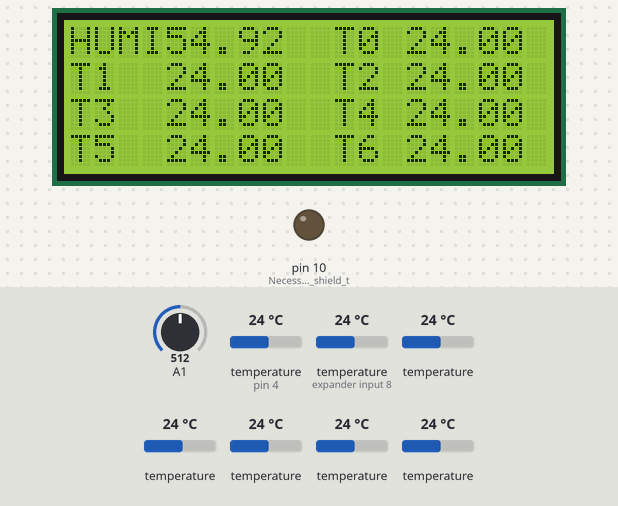
Simulated run of this sketch. Board: Arduino Uno, built with avr-gcc and run on an emulated ATmega328P. On the bench: 20×4 character LCD, output pins drawn as LEDs (lit = HIGH). Inputs (shaded band) come from the test bench; at power-on: temperature (sensors on pin 4, expander input 8) 24 °C, temperature 24 °C, A1 = 512. The local clock reads 2024-03-15 10:24:30 at power-on unless the sketch sets it; storage starts empty; what the sketch prints to the serial monitor is not drawn.

Above: at 1.6 s.
1.7 s: temperature (sensor on pin 4) set to 12 °C
At 3.1 s:
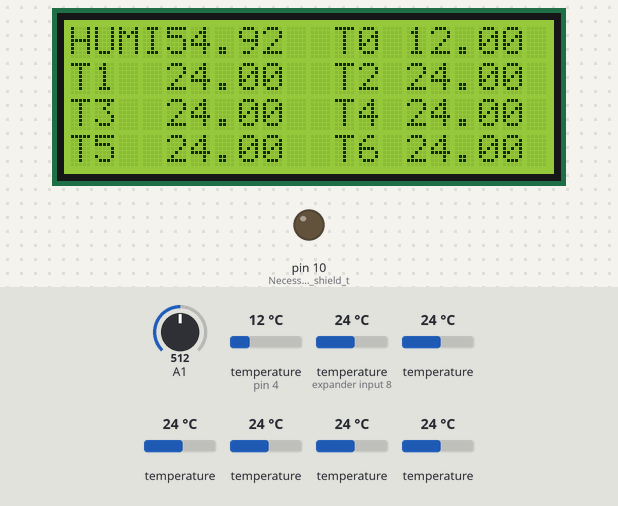
3.5 s: temperature (sensor on expander input 8) set to 19 °C
At 3.9 s:
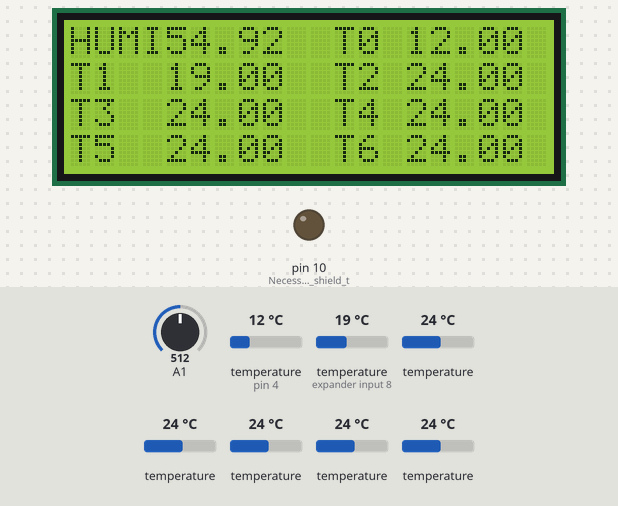
5.0 s: temperature (sensor 204) set to 28 °C
At 6.6 s:
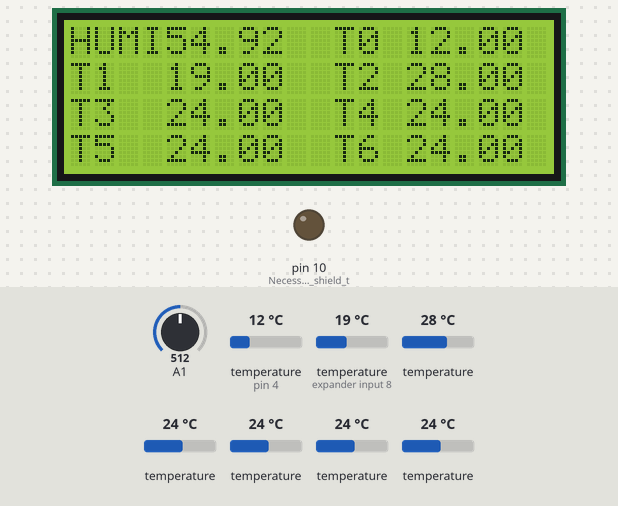
6.9 s: temperature (sensor 304) set to 33 °C
At 7.8 s:
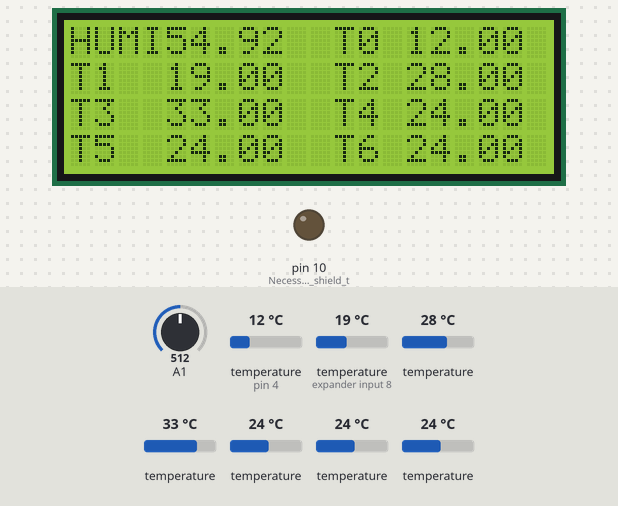
8.4 s: temperature (sensor 404) set to 41 °C
At 9.3 s:
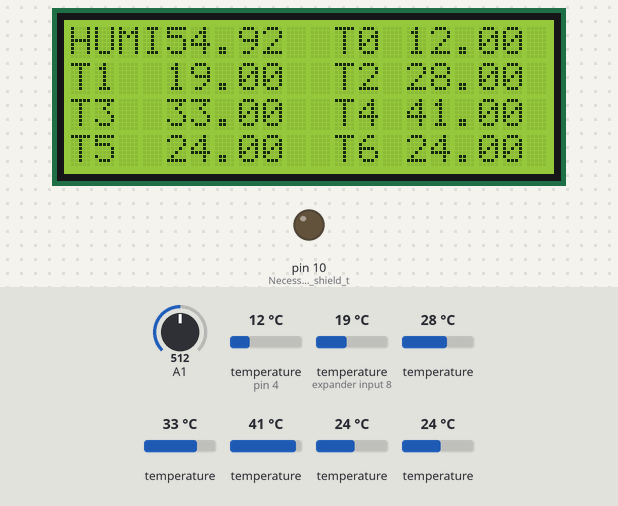
10.3 s: temperature (sensor 504) set to 7 °C
At 10.9 s:
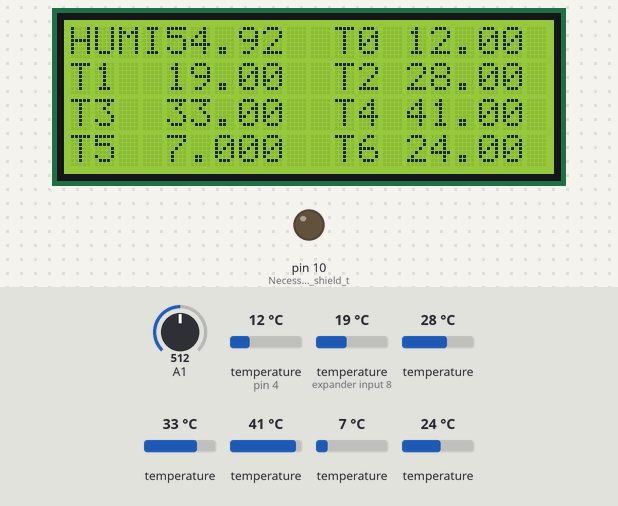
Timing chart, 0 to 12.8 s (numbered marks = the images above; inputs shaded):
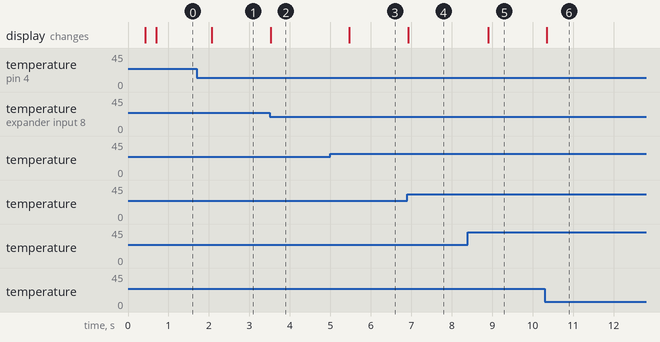

Measured:
- after the input at 1.7 s, the display: changes after 0.37 s (image 1)
- after the input at 3.5 s, the display: changes at once (image 2)
- after the input at 5.0 s, the display: changes after 0.47 s (image 3)
- after the input at 6.9 s, the display: changes at once (image 4)
- after the input at 8.4 s, the display: changes after 0.50 s (image 5)
- after the input at 10.3 s, the display: changes after 0.05 s (image 6)

The sketch:

ThermalTempHarnessV1.ino
```cpp
// Include Libraries for Temperature sensor
#include <OneWire.h>
#include <DallasTemperature.h>

// Include Libraries for Clock
#include <SPI.h>
#include <SparkFunDS3234RTC.h>

// Temperature Data wire is plugged into port 4 on the Arduino
#define ONE_WIRE_BUS 4
#define TEMPERATURE_PRECISION 9

// Define Clock style and Pin
#define PRINT_USA_DATE
#define DS13074_CS_PIN A2

// include SD library
#include <SD.h>

// include the library code:
#include <LiquidCrystal.h>

// initialize the library with the numbers of the interface pins
LiquidCrystal lcd(7, 6, 5, 9, 3, 2);

// Setup a oneWire instance to communicate with any OneWire devices (not just Maxim/Dallas temperature ICs)
OneWire oneWire(ONE_WIRE_BUS);

// Pass our oneWire reference to Dallas Temperature.
DallasTemperature sensors(&oneWire);

// arrays to hold device addresses
DeviceAddress Temp0, Temp1, Temp2, Temp3, Temp4, Temp5, Temp6;

// Declare Humidity sensor variables
   int humidity;
   float humidityVolt;
   float RH;

// declare variables regarding the SD card
Sd2Card card;
SdVolume volume;
SdFile root;
File fileType;
String fileName = "BJarLog1.csv";

//const int chipSelect = 8

////////////////////////////////////////////////////////////////////////////////////////////
void setup(void)
{
  // start serial port
  Serial.begin(9600);
  pinMode(10,OUTPUT);   //Necessary for SD shield to work

  //initialize LCD
  lcd.begin(20, 4);

   // set up display
  lcd.print("HUMI");
  lcd.setCursor(11, 0);
  lcd.print("T0");
  lcd.setCursor(0, 1);
  lcd.print("T1");
  lcd.setCursor(11, 1);
  lcd.print("T2");
  lcd.setCursor(0, 2);
  lcd.print("T3");
  lcd.setCursor(11, 2);
  lcd.print("T4");
  lcd.setCursor(0, 3);
  lcd.print("T5");
  lcd.setCursor(11, 3);
  lcd.print("T6");

  // Start up the library
  sensors.begin();

  // locate devices on the bus
  Serial.print("Locating devices...");
  Serial.print("Found ");
  Serial.print(sensors.getDeviceCount(), DEC);
  Serial.println(" devices.");

  // report parasite power requirements
  Serial.print("Parasite power is: ");
  if (sensors.isParasitePowerMode()) Serial.println("ON");
  else Serial.println("OFF");

  // Assign address manually. The addresses below will beed to be changed
  // to valid device addresses on your bus.  Device address can be retrieved
  // by using either oneWire.search(deviceAddress) or individually via
  // sensors.getAddress(deviceAddress, index)
  //insideThermometer = { 0x28, 0x1D, 0x39, 0x31, 0x2, 0x0, 0x0, 0xF0 };
  //outsideThermometer   = { 0x28, 0x3F, 0x1C, 0x31, 0x2, 0x0, 0x0, 0x2 };

  // Search for devices on the bus and assign based on an index. Ideally,
  // you would do this to initially discover addresses on the bus and then
  // use those addresses and manually assign them (see above) once you know
  // the devices on your bus (and assuming they don't change).

  // method 1: by index
  if (!sensors.getAddress(Temp0, 0)) Serial.println("Unable to find address for Device 0");
  if (!sensors.getAddress(Temp1, 1)) Serial.println("Unable to find address for Device 1");
  if (!sensors.getAddress(Temp2, 2)) Serial.println("Unable to find address for Device 2");
  if (!sensors.getAddress(Temp3, 3)) Serial.println("Unable to find address for Device 3");
  if (!sensors.getAddress(Temp4, 4)) Serial.println("Unable to find address for Device 4");
  if (!sensors.getAddress(Temp5, 5)) Serial.println("Unable to find address for Device 5");
  if (!sensors.getAddress(Temp6, 6)) Serial.println("Unable to find address for Device 6");

  // method 2: search()
  // search() looks for the next device. Returns 1 if a new address has been
  // returned. A zero might mean that the bus is shorted, there are no devices,
  // or you have already retrieved all of them.  It might be a good idea to
  // check the CRC to make sure you didn't get garbage.  The order is
  // deterministic. You will always get the same devices in the same order

  // Must be called before search()
  //oneWire.reset_search();
  // assigns the first address found to insideThermometer
  //if (!oneWire.search(insideThermometer)) Serial.println("Unable to find address for insideThermometer");
  // assigns the seconds address found to outsideThermometer
  //if (!oneWire.search(outsideThermometer)) Serial.println("Unable to find address for outsideThermometer");

  // show the addresses we found on the bus

  Serial.print("Device 0 Address: ");
  printAddress(Temp0);
  Serial.println();
  Serial.print("Device 1 Address: ");
  printAddress(Temp1);
  Serial.println();

  Serial.print("Device 2 Address: ");
  printAddress(Temp2);
  Serial.println();

  Serial.print("Device 3 Address: ");
  printAddress(Temp3);
  Serial.println();

  Serial.print("Device 4 Address: ");
  printAddress(Temp4);
  Serial.println();

  Serial.print("Device 5 Address: ");
  printAddress(Temp5);
  Serial.println();

  Serial.print("Device 6 Address: ");
  printAddress(Temp6);
  Serial.println();


  // set the resolution to 9 bit
  sensors.setResolution(Temp0, TEMPERATURE_PRECISION);
  sensors.setResolution(Temp1, TEMPERATURE_PRECISION);
  sensors.setResolution(Temp2, TEMPERATURE_PRECISION);
  sensors.setResolution(Temp3, TEMPERATURE_PRECISION);
  sensors.setResolution(Temp4, TEMPERATURE_PRECISION);
  sensors.setResolution(Temp5, TEMPERATURE_PRECISION);
  sensors.setResolution(Temp6, TEMPERATURE_PRECISION);

  /*Serial.print("Device 0 Resolution: ");
  Serial.print(sensors.getResolution(Temp0), DEC);
  Serial.println();
  Serial.print("Device 1 Resolution: ");
  Serial.print(sensors.getResolution(Temp1), DEC);
  Serial.println();

  Serial.print("Device 2 Resolution: ");
  Serial.print(sensors.getResolution(Temp2), DEC);
  Serial.println();

  Serial.print("Device 3 Resolution: ");\
  Serial.print(sensors.getResolution(Temp3), DEC);
  Serial.println();

  Serial.print("Device 4 Resolution: ");
  Serial.print(sensors.getResolution(Temp4), DEC);
  Serial.println();

  Serial.print("Device 5 Resolution: ");
  Serial.print(sensors.getResolution(Temp5), DEC);
  Serial.println();

  Serial.print("Device 6 Resolution: ");
  Serial.print(sensors.getResolution(Temp6), DEC);
  Serial.println();
  */

  //Create SD file
  //Begin SD at CS 8
  SD.begin(8);
  Serial.println(fileName);
  fileType = SD.open(fileName, O_CREAT | O_WRITE);
  fileType.println("Date,Time,Run_Time(ms),Humidity,T0,T1,T2,T3,T4,T5,T6");
  //close file
  fileType.close();
  //Turn off SPI to SD
  digitalWrite(8,HIGH);

 /////////////////////////////////////////////////////////////////////////////////////
  //Begin RTC Set-up
  // Call rtc.begin([cs]) to initialize the library
  // The chip-select pin should be sent as the only parameter
  rtc.begin(DS13074_CS_PIN);
  // set the RTC's clock and date to the compiliers
  // predefined time. ONLY RUN rtc.autoTime() THE FIRST TIME YOU CONFIGURE.
  // Afterwards, comment out and re-upload code.

  //rtc.autoTime();

  // Update time/date values
    rtc.update();

//initialize starting time for RTC Manually
/*
  int m,mi,h,d,da,y;
  m = rtc.month();
  da = rtc.date();
  h = rtc.hour();
  d = rtc.day();
  y = rtc.year();
  rtc.setTime(0,0,h,d,da,m,y);
*/
  //////////////////////////////////////////////////////////////////////

}

// Function to print a device address
void printAddress(DeviceAddress deviceAddress)
{
  for (uint8_t i = 0; i < 8; i++)
  {
    // zero pad the address if necessary
    if (deviceAddress[i] < 16) Serial.print("0");
    Serial.print(deviceAddress[i], HEX);
  }
}

//////////////////////////////////////////////////////////////////////////////////////////
// Function to print the temperature for a device
void printTemperature(DeviceAddress deviceAddress)
{

  float tempC = sensors.getTempC(deviceAddress);
  Serial.print("Temp C: ");
  Serial.print(tempC);
  //Serial.print(" Temp F: ");
  //Serial.print(DallasTemperature::toFahrenheit(tempC));

}
//////////////////////////////////////////////////////////////////////////////////////
// Function to print device adresses on LCD
void printTemperatureLCD(DeviceAddress deviceAddress, int col, int row)
{

  float tempC = sensors.getTempC(deviceAddress);
  lcd.setCursor(col,row);
  lcd.print(tempC);
}

/////////////////////////////////////////////////////////////////////////////////////
//Function to pull time from RTC
void printTime()
{
  Serial.print(String(rtc.hour()) + ":"); // Print hour
  if (rtc.minute() < 10)
    Serial.print('0'); // Print leading '0' for minute
  Serial.print(String(rtc.minute()) + ":"); // Print minute
  if (rtc.second() < 10)
    Serial.print('0'); // Print leading '0' for second
  Serial.print(String(rtc.second())); // Print second

  if (rtc.is12Hour()) // If we're in 12-hour mode
  {
    // Use rtc.pm() to read the AM/PM state of the hour
    if (rtc.pm()) Serial.print(" PM"); // Returns true if PM
    else Serial.print(" AM");
  }

  Serial.print(" | ");

  // Few options for printing the day, pick one:
  Serial.print(rtc.dayStr()); // Print day string
  //Serial.print(rtc.dayC()); // Print day character
  //Serial.print(rtc.day()); // Print day integer (1-7, Sun-Sat)
  Serial.print(" - ");
#ifdef PRINT_USA_DATE
  Serial.print(String(rtc.month()) + "/" +   // Print month
                 String(rtc.date()) + "/");  // Print date
#else
  Serial.print(String(rtc.date()) + "/" +    // (or) print date
                 String(rtc.month()) + "/"); // Print month
#endif
  Serial.println(String(rtc.year()));        // Print year
}

// main function to print information about a device
void printData(DeviceAddress deviceAddress)
{
  //Serial.print("Device Address: ");
 // printAddress(deviceAddress);
 // Serial.print(" ");
  printTemperature(deviceAddress);
  Serial.println();
}

/////////////////////////////////////////////////////////////////////////////////////////
//Function to save data to SD card
void SDSave(String Date, String Time, float timer, float PSI){
  //Collect Temperature data
  float TEMP0, TEMP1, TEMP2, TEMP3, TEMP4, TEMP5, TEMP6;
  TEMP0 = sensors.getTempC(Temp0);
  TEMP1 = sensors.getTempC(Temp1);
  TEMP2 = sensors.getTempC(Temp2);
  TEMP3 = sensors.getTempC(Temp3);
  TEMP4 = sensors.getTempC(Temp4);
  TEMP5 = sensors.getTempC(Temp5);
  TEMP6 = sensors.getTempC(Temp6);


  //Open SPI bus to SD Card
  digitalWrite(A2,HIGH);
  //Close SPI bus to RTC
  digitalWrite(8,LOW);
  //Open File and save data
  fileType = SD.open(fileName,FILE_WRITE);
  fileType.print(Date);
  fileType.print(" ,");
  fileType.print(Time);
  fileType.print(" ,");
  fileType.print(timer);
  fileType.print(" ,");
  fileType.print(RH);
  fileType.print(" ,");
  fileType.print(TEMP0);
  fileType.print(" ,");
  fileType.print(TEMP1);
  fileType.print(" ,");
  fileType.print(TEMP2);
  fileType.print(" ,");
  fileType.print(TEMP3);
  fileType.print(" ,");
  fileType.print(TEMP4);
  fileType.print(" ,");
  fileType.print(TEMP5);
  fileType.print(" ,");
  fileType.print(TEMP6);
  fileType.println();
  //Close SD file and save
  fileType.close();
  //Close SPI to SD
  digitalWrite(A2,LOW);
  //open SPI to RTC
  digitalWrite(8,HIGH);


}

////////////////////////////////////////////////////////////////////////////////////
void loop(void)
{
  // Close SPI to SD card
   //digitalWrite(8, HIGH);
  // Open SPI to RTC
  digitalWrite(DS13074_CS_PIN,LOW);

  static int8_t lastSecond = -1;

  // Call rtc.update() to update all rtc.seconds(), rtc.minutes(),
  // etc. return functions.
 rtc.update();
if (rtc.second() != lastSecond) // If the second has changed
  {
   //printTime(); // Print the new time. Not necessary, can uncomment when debugging
   lastSecond = rtc.second(); // Update lastSecond value
 }

 float timer = (60*rtc.minute())+rtc.second(); //Counts seconds
  int s,m,mi,h,d,da,y;
  s = rtc.second();
  mi = rtc.minute();
  h = rtc.hour();
  m = rtc.month();
  da = rtc.date();
  d = rtc.day();
  y = rtc.year();

  String Date = String(m) + "/" + String(da) + "/" + String(y);
  String Time = String(h) + ":" + String(mi) + ":" + String(s);

  // Close SPI to RTC
  digitalWrite(DS13074_CS_PIN,HIGH);

// print humidity
  humidity = analogRead(A1);
     humidityVolt = humidity*(5.0/1023);
     RH = (((humidityVolt/5.0)-0.16)/0.0062);
     Serial.print("Humidity ");
     Serial.println(RH);


  // print humidity
  lcd.setCursor(4,0);
  lcd.print(RH);

  // call sensors.requestTemperatures() to issue a global temperature
  // request to all devices on the bus
  Serial.print("Requesting temperatures...");
  sensors.requestTemperatures();
  Serial.println("DONE");

  // print the device information
  printData(Temp0);
  printData(Temp1);
  printData(Temp2);
  printData(Temp3);
  printData(Temp4);
  printData(Temp5);
  printData(Temp6);

  printTemperatureLCD(Temp0,14,0);
  printTemperatureLCD(Temp1,4,1);
  printTemperatureLCD(Temp2,14,1);
  printTemperatureLCD(Temp3,4,2);
  printTemperatureLCD(Temp4,14,2);
  printTemperatureLCD(Temp5,4,3);
  printTemperatureLCD(Temp6,14,3);

  //save data to SD Card
  //SDSave(Date, Time, timer, RH);
  delay(200);
}
```
